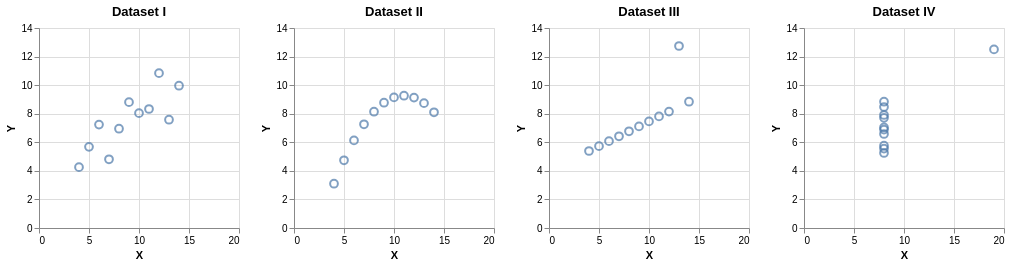

The notebook cell saved with this chart:
### Code cell
# Display the charts side-by-side (horizontally concatenated)
anscombe_visualization = alt.hconcat(chart_I, chart_II, chart_III, chart_IV)

print("\nVisualizing Anscombe's Quartet:")
anscombe_visualization

### Figure 1 — Vega-Lite specification as saved in the notebook (floating-point values rounded to 4 significant figures)
{"config": {"view": {"continuousWidth": 300, "continuousHeight": 300}}, "hconcat": [{"data": {"name": "data-d18a4981f861417f6bc1a8304327c7eb"}, "mark": {"type": "point", "size": 60}, "encoding": {"x": {"field": "X", "scale": {"domain": [0, 20]}, "type": "quantitative"}, "y": {"field": "Y", "scale": {"domain": [0, 14]}, "type": "quantitative"}}, "height": 200, "title": "Dataset I", "width": 200}, {"data": {"name": "data-d41adc68044a1376f69f3dc627efc671"}, "mark": {"type": "point", "size": 60}, "encoding": {"x": {"field": "X", "scale": {"domain": [0, 20]}, "type": "quantitative"}, "y": {"field": "Y", "scale": {"domain": [0, 14]}, "type": "quantitative"}}, "height": 200, "title": "Dataset II", "width": 200}, {"data": {"name": "data-dfeb4dea3e9645b758f4fa38341eca8b"}, "mark": {"type": "point", "size": 60}, "encoding": {"x": {"field": "X", "scale": {"domain": [0, 20]}, "type": "quantitative"}, "y": {"field": "Y", "scale": {"domain": [0, 14]}, "type": "quantitative"}}, "height": 200, "title": "Dataset III", "width": 200}, {"data": {"name": "data-1c9d6f57fe1ecef530dbad663fdf7138"}, "mark": {"type": "point", "size": 60}, "encoding": {"x": {"field": "X", "scale": {"domain": [0, 20]}, "type": "quantitative"}, "y": {"field": "Y", "scale": {"domain": [0, 14]}, "type": "quantitative"}}, "height": 200, "title": "Dataset IV", "width": 200}], "$schema": "https://vega.github.io/schema/vega-lite/v5.20.1.json", "datasets": {"data-d18a4981f861417f6bc1a8304327c7eb": [{"Series": "I", "X": 10, "Y": 8.04}, {"Series": "I", "X": 8, "Y": 6.95}, {"Series": "I", "X": 13, "Y": 7.58}, {"Series": "I", "X": 9, "Y": 8.81}, {"Series": "I", "X": 11, "Y": 8.33}, {"Series": "I", "X": 14, "Y": 9.96}, {"Series": "I", "X": 6, "Y": 7.24}, {"Series": "I", "X": 4, "Y": 4.26}, {"Series": "I", "X": 12, "Y": 10.84}, {"Series": "I", "X": 7, "Y": 4.81}, {"Series": "I", "X": 5, "Y": 5.68}], "data-d41adc68044a1376f69f3dc627efc671": [{"Series": "II", "X": 10, "Y": 9.14}, {"Series": "II", "X": 8, "Y": 8.14}, {"Series": "II", "X": 13, "Y": 8.74}, {"Series": "II", "X": 9, "Y": 8.77}, {"Series": "II", "X": 11, "Y": 9.26}, {"Series": "II", "X": 14, "Y": 8.1}, {"Series": "II", "X": 6, "Y": 6.13}, {"Series": "II", "X": 4, "Y": 3.1}, {"Series": "II", "X": 12, "Y": 9.13}, {"Series": "II", "X": 7, "Y": 7.26}, {"Series": "II", "X": 5, "Y": 4.74}], "data-dfeb4dea3e9645b758f4fa38341eca8b": [{"Series": "III", "X": 10, "Y": 7.46}, {"Series": "III", "X": 8, "Y": 6.77}, {"Series": "III", "X": 13, "Y": 12.74}, {"Series": "III", "X": 9, "Y": 7.11}, {"Series": "III", "X": 11, "Y": 7.81}, {"Series": "III", "X": 14, "Y": 8.84}, {"Series": "III", "X": 6, "Y": 6.08}, {"Series": "III", "X": 4, "Y": 5.39}, {"Series": "III", "X": 12, "Y": 8.15}, {"Series": "III", "X": 7, "Y": 6.42}, {"Series": "III", "X": 5, "Y": 5.73}], "data-1c9d6f57fe1ecef530dbad663fdf7138": [{"Series": "IV", "X": 8, "Y": 6.58}, {"Series": "IV", "X": 8, "Y": 5.76}, {"Series": "IV", "X": 8, "Y": 7.71}, {"Series": "IV", "X": 8, "Y": 8.84}, {"Series": "IV", "X": 8, "Y": 8.47}, {"Series": "IV", "X": 8, "Y": 7.04}, {"Series": "IV", "X": 8, "Y": 5.25}, {"Series": "IV", "X": 19, "Y": 12.5}, {"Series": "IV", "X": 8, "Y": 5.56}, {"Series": "IV", "X": 8, "Y": 7.91}, {"Series": "IV", "X": 8, "Y": 6.89}]}}
